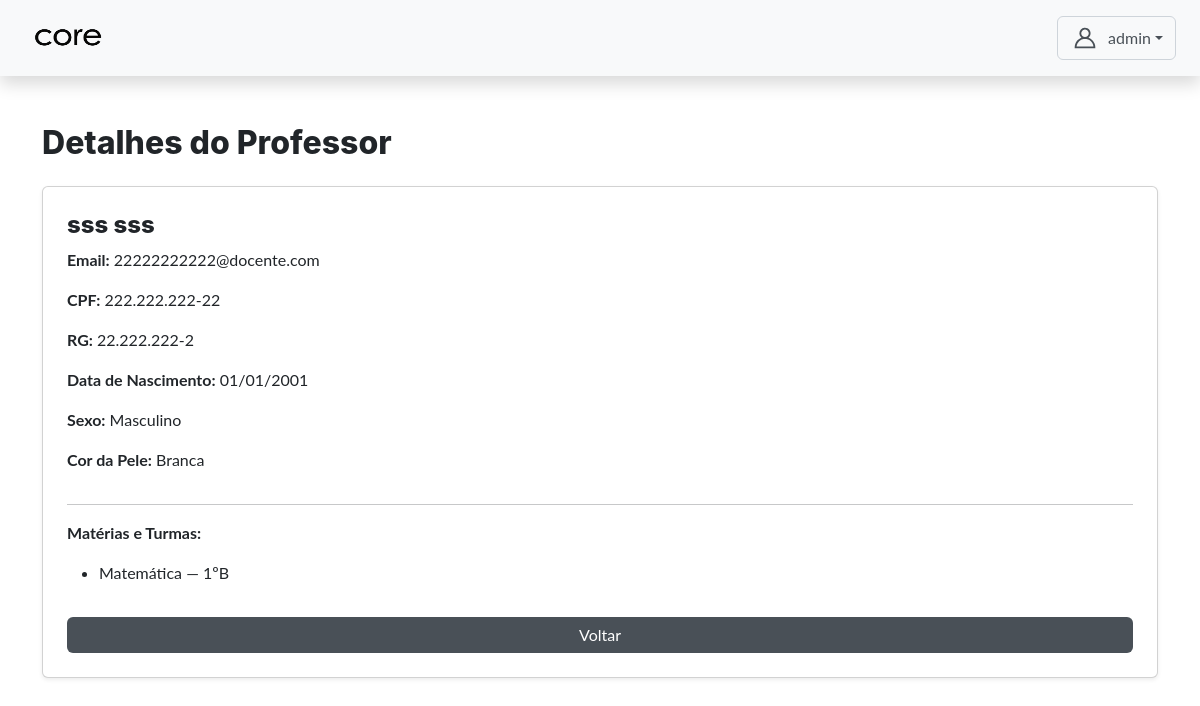
Screenshot of /autenticacao/admin/professor_crud/professores/15/ver/ (signed in) with the database file from the repository.
### core/models.py (models this page shows, shortened)
class CustomUser(AbstractUser):
    TIPO_CHOICES = (
        ('admin', 'Admin'),
        ('professor', 'Professor'),
        ('aluno', 'Aluno'),
    )
    tipo = models.CharField(max_length=10, choices=TIPO_CHOICES, default='admin')
    data_nascimento = models.DateField(null=True, blank=True)
    cpf = models.CharField(max_length=14, unique=True, null=True, blank=True)
    rg = models.CharField(max_length=12, unique=True, null=True, blank=True)
    SEXO_CHOICES = [
    ('M', 'Masculino'),
    ('F', 'Feminino'),
]
    COR_PELE_CHOICES = [
    ('branca', 'Branca'),
    ('preta', 'Preta'),
    ('parda', 'Parda'),
    ('amarela', 'Amarela'),
    ('indigena', 'Indígena'),
]
    sexo = models.CharField(max_length=1, choices=SEXO_CHOICES, null=True, blank=True)
    cor_pele = models.CharField(max_length=20, choices=COR_PELE_CHOICES, null=True, blank=True)
    senha_temporaria = models.BooleanField(default=False)

class ProfessorMateriaTurma(models.Model):
    professor = models.ForeignKey(CustomUser, on_delete=models.CASCADE, limit_choices_to={'tipo': 'professor'})
    materia = models.ForeignKey(Materia, on_delete=models.CASCADE)
    turma = models.ForeignKey(Turma, on_delete=models.CASCADE)
    class Meta:
        unique_together = ('professor', 'materia', 'turma')

class Materia(models.Model):
    nome = models.CharField(max_length=100)
    professores = models.ManyToManyField(CustomUser, limit_choices_to={'tipo': 'professor'})
    turmas = models.ManyToManyField(Turma)

class Turma(models.Model):
    nome = models.CharField(max_length=50, unique=True)

### autenticacao/views.py (the view)
# urls.py: path('admin/professor_crud/professores/<int:professor_id>/ver/', views.ver_detalhes_professor, name='ver_detalhes_professor'),
@login_required
def ver_detalhes_professor(request, professor_id):
    if request.user.tipo != 'admin':
        messages.error(request, "Acesso negado.")
        return redirect('login')
    professor = get_object_or_404(
        CustomUser, id=professor_id, tipo='professor')
    vinculos = ProfessorMateriaTurma.objects.filter(professor=professor)
    return render(request, 'admin/professor_crud/detalhes_professor.html', {
        'professor': professor,
        'vinculos': vinculos,
    })

### templates/admin/professor_crud/detalhes_professor.html (shortened to what this page needs)
{% extends 'base.html' %}
{% load static %}
    {% block content %}
      <h2>Detalhes do Professor</h2>
      <div class="card p-4 shadow-sm mt-4">
        <h4>{{ professor.get_full_name }}</h4>
        <p><strong>Email:</strong> {{ professor.email }}</p>
        {% with cpf=professor.cpf %}
          <p><strong>CPF:</strong> {{ cpf|slice:":3" }}.{{ cpf|slice:"3:6" }}.{{ cpf|slice:"6:9" }}-{{ cpf|slice:"9:" }}</p>
        {% endwith %}
        {% with rg=professor.rg %}
          <p><strong>RG:</strong> {{ rg|slice:":2" }}.{{ rg|slice:"2:5" }}.{{ rg|slice:"5:8" }}-{{ rg|slice:"8:" }}</p>
        {% endwith %}
        <p>
          <strong>Data de Nascimento:</strong>
          {{ professor.data_nascimento|date:"d/m/Y"|default:"Não informada" }}
        </p>
        <p><strong>Sexo:</strong> {{ professor.get_sexo_display }}</p>
        <p>
          <strong>Cor da Pele:</strong> {{ professor.get_cor_pele_display }}
        </p>
        <hr />
        <p><strong>Matérias e Turmas:</strong></p>
        <ul>
          {% if vinculos %} {% for v in vinculos %}
          <li>{{ v.materia.nome }} — {{ v.turma.nome }}</li>
          {% endfor %} {% else %}
          <li>Nenhuma matéria ou turma atribuída</li>
          {% endif %}
        </ul>
        <a
          href="{% url 'gerenciar_professores' %}"
          class="btn btn-secondary mt-3"
          >Voltar</a
        >
      </div>
    {% endblock content %}

### templates/base.html (shortened to what this page needs)
{% load static %}
<!DOCTYPE html>
<html lang="pt-br">
<head>
  <link href="https://cdn.jsdelivr.net/npm/bootstrap@5.3.6/dist/css/bootstrap.min.css" rel="stylesheet"/>
  <link rel="stylesheet" href="{% static 'css/style.css' %}" />
</head>
<body>
  <nav class="navbar navbar-light bg-light justify-content-between px-4 py-3 shadow">
    <span class="navbar-brand mb-0 h1">
      <img src="{%static 'assets/icon/core3.png'%}" width='100%' height='30px' class="me-2">
    </span>
    <div class="d-flex align-items-center">
      <div class="dropdown">
        <button class="btn btn-outline-secondary dropdown-toggle d-flex align-items-center" type="button" data-bs-toggle="dropdown">
        <span>{{ request.user.first_name }}</span>
      </button>
    </div>
  </div>
</nav>
  <main class="container py-5">
    {% block content %}
    {% endblock content %}
  </main>
</body>
</html>

### templates/admin/professor_crud/detalhes_professor.html (style rules this page uses)
.btn-outline-secondary { --bs-btn-color: #495057; --bs-btn-border-color: #ced4da; --bs-btn-hover-color: #fff; --bs-btn-hover-bg: #495057; --bs-btn-hover-border-color: #495057; --bs-btn-focus-shadow-rgb: 206, 212, 218; --bs-btn-active-color: #fff; --bs-btn-active-bg: #495057; --bs-btn-active-border-color: #495057; --bs-btn-active-shadow: inset 0 3px 5px rgba(0, 0, 0, 0.125); --bs-btn-disabled-color: #495057; --bs-btn-disabled-bg: transparent; --bs-btn-disabled-border-color: #495057; --bs-gradient: none; }
.btn-secondary { --bs-btn-color: #fff; --bs-btn-bg: #495057; --bs-btn-border-color: #ff6495057a00; --bs-btn-hover-color: #fff; --bs-btn-hover-bg: #495057; --bs-btn-hover-border-color: #495057; --bs-btn-focus-shadow-rgb: 206, 212, 218; --bs-btn-active-color: #fff; --bs-btn-active-bg: #495057; --bs-btn-active-border-color: #495057; --bs-btn-active-shadow: inset 0 3px 5px rgba(0, 0, 0, 0.125); --bs-btn-disabled-color: #fff; --bs-btn-disabled-bg: #495057; --bs-btn-disabled-border-color: #495057; }

### rows the page displays
CustomUser: user.first_name "admin"
CustomUser: get_full_name "sss sss", email "22222222222@docente.com", cpf "222", cpf "22", rg "22", rg "222", rg "2", data_nascimento "01/01/2001", sexo "Masculino", cor_pele "Branca"
ProfessorMateriaTurma: materia.nome "Matemática", turma.nome "1ºB"
